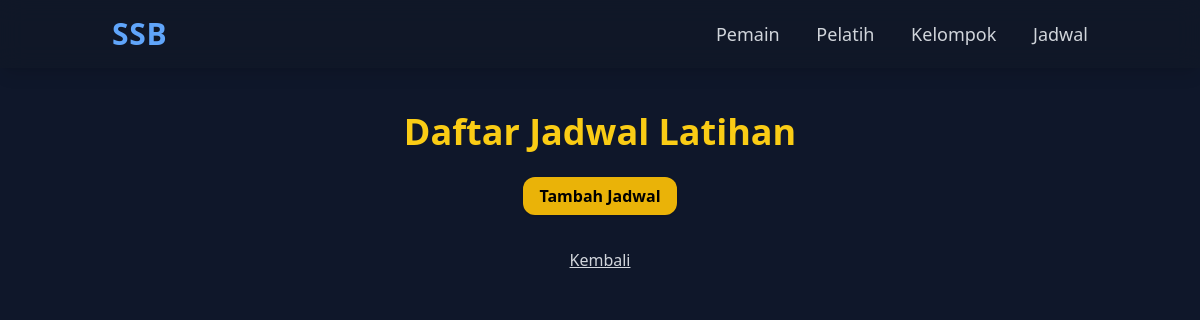
Page /schedules/ on the earlier database version.
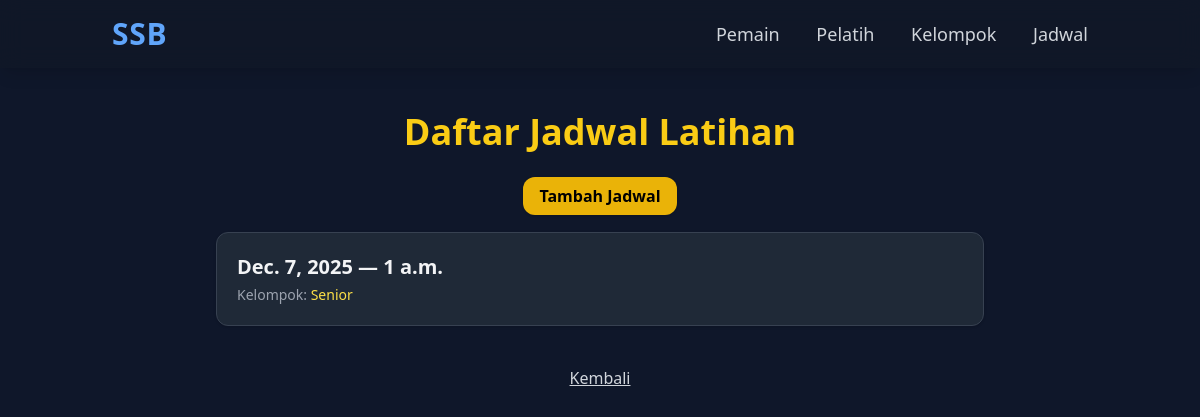
Same page on the later database version.
### academy/models.py (models this page shows, shortened)
class TrainingSchedule(models.Model):
    date = models.DateField()
    time = models.TimeField()
    group = models.ForeignKey(Group, on_delete=models.CASCADE)

class Group(models.Model):
    name = models.CharField(max_length=50)
    coach = models.ForeignKey(Coach, on_delete=models.SET_NULL, null=True)

### academy/views.py (the view)
# urls.py: path('schedules/', views.schedule_list, name='schedule_list'),
def schedule_list(request):
    schedules = TrainingSchedule.objects.all()
    return render(request, 'academy/schedule_list.html', {'schedules': schedules})

### academy/templates/academy/schedule_list.html (shortened to what this page needs)
{% extends "academy/base.html" %}
{% load static %}
{% block content %}
<h1 class="text-4xl font-bold text-yellow-400 mb-8 text-center">Daftar Jadwal Latihan</h1>
<div class="text-center mb-6">
    <a href="/schedules/add/"
       class="bg-yellow-500 hover:bg-yellow-400 text-black font-semibold py-2 px-4 rounded-xl shadow">
        Tambah Jadwal
    </a>
</div>
<div class="space-y-4 max-w-3xl mx-auto">
    {% for s in schedules %}
    <a href="/schedules/{{ s.id }}/"
       class="block bg-gray-800 hover:bg-gray-700 rounded-xl border border-gray-700 p-5 transition shadow">
        <h3 class="text-xl font-bold text-gray-100">
            {{ s.date }} — {{ s.time }}
        </h3>
        {% if s.group %}
        <p class="text-gray-400 text-sm mt-1">
            Kelompok: <span class="text-yellow-300">{{ s.group.name }}</span>
        </p>
        {% endif %}
    </a>
    {% endfor %}
</div>
<div class="text-center mt-10">
    <a href="/" class="text-gray-300 hover:text-gray-100 underline">Kembali</a>
</div>
{% endblock %}

Differences in the rows shown:
added TrainingSchedule: date "Dec. 7, 2025", time "1 a.m.", group.name "Senior"
